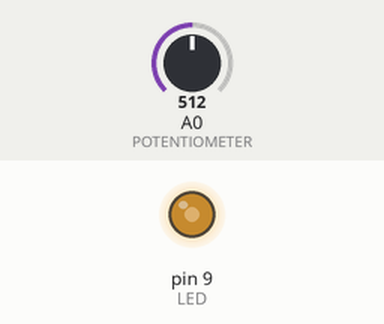
A sketch run on a simulated Arduino Uno, built with avr-gcc and run on an emulated ATmega328P. Parts: output pins drawn as LEDs (lit = HIGH). The inputs (shaded band) are chosen by the test bench; at power-on: A0 (POTENTIOMETER) = 512.

Above: at 1.2 s.
1.3 s: A0 (POTENTIOMETER) set to 716
At 2.4 s:
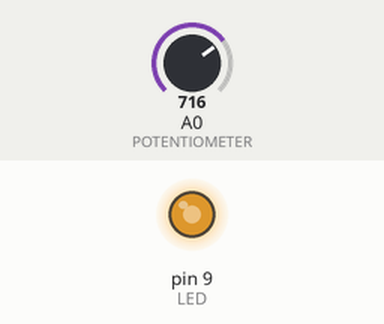
2.8 s: A0 (POTENTIOMETER) set to 900
At 3.5 s:
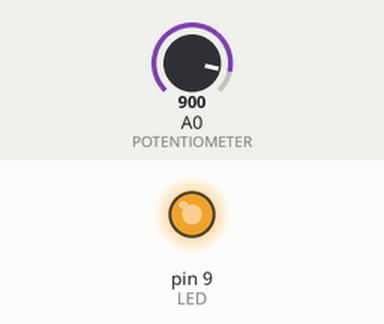
4.3 s: A0 (POTENTIOMETER) set to 122
At 4.7 s:
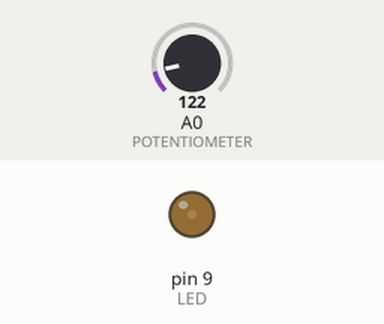
5.8 s: A0 (POTENTIOMETER) set to 0
At 7.0 s:
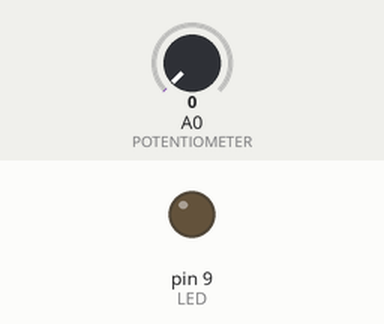
Timing chart, 0 to 8.3 s (numbered marks = the images above; inputs shaded):
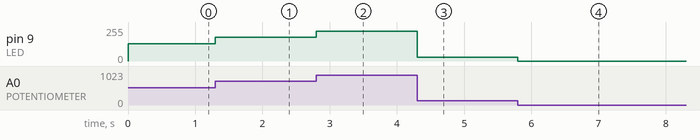

Measured:
- after the input at 1.3 s, pin 9 (LED): 128/255 → 179/255 at once
- after the input at 2.8 s, pin 9 (LED): 179/255 → 225/255 at once
- after the input at 4.3 s, pin 9 (LED): 225/255 → 30/255 at once
- after the input at 5.8 s, pin 9 (LED): 30/255 → 0/255 at once

The sketch:

05.Brightness-control.ino
```cpp
/* Program that controls the brightness of a led with a potentiometer (software). */

#define LED 9 // Arduino pin that the led is connected to
#define POTENTIOMETER A0 // Arduino pin that the potentiometer is connected to

void setup() {
  /* Set LED pin as output */
  pinMode(LED, OUTPUT);
  /* Set POTENTIOMETER pin as input */
  pinMode(POTENTIOMETER, INPUT);
}

void loop() {
  /* Read the value of the ADC */
  float adc = analogRead(POTENTIOMETER);
  /* Convert it to PWM value */
  int brightness = adc / 1024 * 256;
  /* Change the led brightness */
  analogWrite(LED, brightness);
}
```
